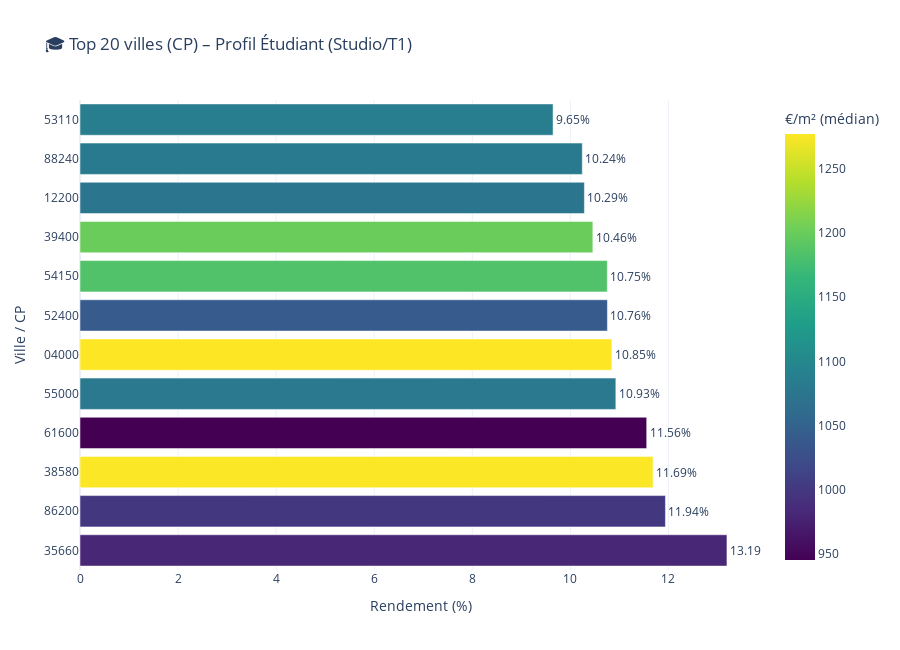
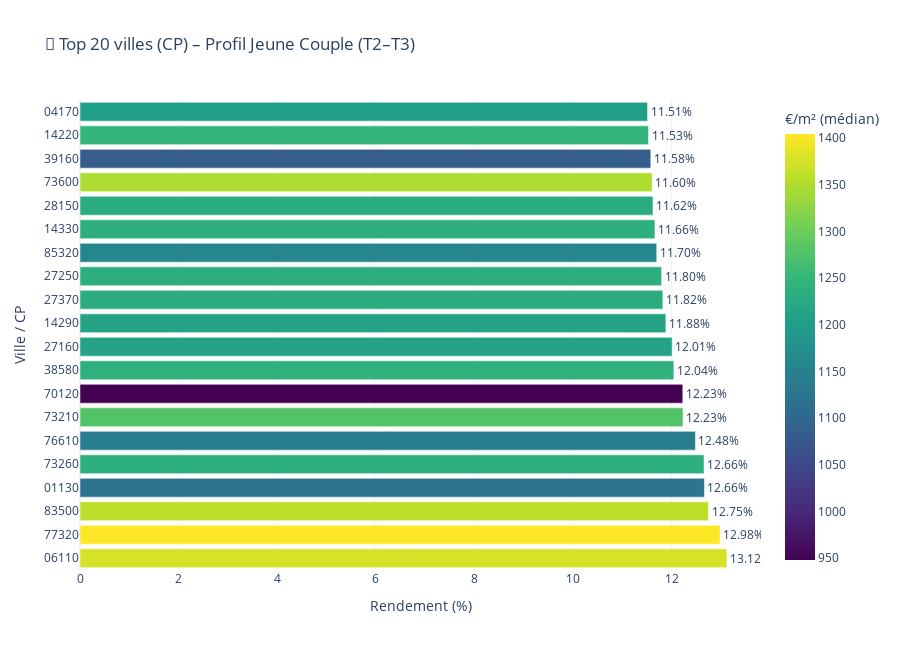

The notebook cell saved with these charts, in order:
### Markdown cell above
###  Déclinaison par typologie (profil Sara)
Deux sous-profils :  
- **Étudiant (Studio/T1)** : `nombre_pieces_principales` ∈ {1}  
- **Jeune couple (T2–T3)** : `nombre_pieces_principales` ∈ {2,3}

### Code cell
# Sous-ensembles typologiques
etudiant = df_rend[df_rend["nombre_pieces_principales"] == 1].copy()
jeune_couple = df_rend[df_rend["nombre_pieces_principales"].isin([2,3])].copy()

def agg_cp(df, seuil=SEUIL_VENTES):
    vr = (df.groupby(["CodePostal","Département"])
            .agg(prix_m2_median=("prix_m2","median"),
                 rendement_median=("rendement_brut","median"),
                 nb_ventes=("prix_m2","size"))
            .reset_index())
    return vr[vr["nb_ventes"] >= seuil].copy()

ville_etud = agg_cp(etudiant)
ville_couple = agg_cp(jeune_couple)

def plot_top(vr, titre):
    if vr.empty:
        print("Pas de données suffisantes pour cette typologie.")
        return
    top = vr.sort_values("rendement_median", ascending=False).head(20).reset_index(drop=True)
    fig = px.bar(
        top, x="rendement_median", y="CodePostal",
        orientation="h",
        color="prix_m2_median", color_continuous_scale="Viridis",
        text="rendement_median",
        title=titre,
        labels={"rendement_median":"Rendement médian (%)",
                "prix_m2_median":"Prix médian au m² (€)",
                "CodePostal":"Code postal"}
    )
    fig.update_traces(texttemplate="%{text:.2f}%", textposition="outside")
    fig.update_layout(template="plotly_white", height=650,
                      xaxis_title="Rendement (%)", yaxis_title="Ville / CP",
                      coloraxis_colorbar_title="€/m² (médian)")
    fig.show()

plot_top(ville_etud, "🎓 Top 20 villes (CP) – Profil Étudiant (Studio/T1)")
plot_top(ville_couple, "👫 Top 20 villes (CP) – Profil Jeune Couple (T2–T3)")

### Figure 1 — Plotly figure (JSON) as saved in the notebook; plotly's stock layout.template omitted (floating-point values rounded to 4 significant figures)
{"data": [{"hovertemplate": "Rendement médian (%)=%{text}<br>Code postal=%{y}<br>Prix médian au m² (€)=%{marker.color}<extra></extra>", "legendgroup": "", "marker": {"color": [980.8, 1000.0, 1276.0, 945.2, 1080.0, 1277.0, 1041.0, 1185.0, 1200.0, 1076.0, 1081.0, 1088.0], "coloraxis": "coloraxis", "pattern": {"shape": ""}}, "name": "", "orientation": "h", "showlegend": false, "text": [13.19, 11.94, 11.69, 11.56, 10.93, 10.85, 10.76, 10.75, 10.46, 10.29, 10.24, 9.648], "textposition": "outside", "texttemplate": "%{text:.2f}%", "type": "bar", "x": [13.19, 11.94, 11.69, 11.56, 10.93, 10.85, 10.76, 10.75, 10.46, 10.29, 10.24, 9.648], "xaxis": "x", "y": ["35660", "86200", "38580", "61600", "55000", "04000", "52400", "54150", "39400", "12200", "88240", "53110"], "yaxis": "y"}], "layout": {"barmode": "relative", "coloraxis": {"colorbar": {"title": {"text": "€/m² (médian)"}}, "colorscale": [[0, "#440154"], [0.1111, "#482878"], [0.2222, "#3e4989"], [0.3333, "#31688e"], [0.4444, "#26828e"], [0.5556, "#1f9e89"], [0.6667, "#35b779"], [0.7778, "#6ece58"], [0.8889, "#b5de2b"], [1, "#fde725"]]}, "height": 650, "legend": {"tracegroupgap": 0}, "title": {"text": "🎓 Top 20 villes (CP) – Profil Étudiant (Studio/T1)"}, "xaxis": {"anchor": "y", "domain": [0, 1], "title": {"text": "Rendement (%)"}}, "yaxis": {"anchor": "x", "domain": [0, 1], "title": {"text": "Ville / CP"}}}}

### Figure 2 — Plotly figure (JSON) as saved in the notebook; plotly's stock layout.template omitted (floating-point values rounded to 4 significant figures)
{"data": [{"hovertemplate": "Rendement médian (%)=%{text}<br>Code postal=%{y}<br>Prix médian au m² (€)=%{marker.color}<extra></extra>", "legendgroup": "", "marker": {"color": [1377.0, 1405.0, 1358.0, 1125.0, 1237.0, 1143.0, 1279.0, 948.1, 1239.0, 1212.0, 1213.0, 1232.0, 1235.0, 1160.0, 1236.0, 1230.0, 1348.0, 1084.0, 1250.0, 1204.0], "coloraxis": "coloraxis", "pattern": {"shape": ""}}, "name": "", "orientation": "h", "showlegend": false, "text": [13.12, 12.98, 12.75, 12.66, 12.66, 12.48, 12.23, 12.23, 12.04, 12.01, 11.88, 11.82, 11.8, 11.7, 11.66, 11.62, 11.6, 11.58, 11.53, 11.51], "textposition": "outside", "texttemplate": "%{text:.2f}%", "type": "bar", "x": [13.12, 12.98, 12.75, 12.66, 12.66, 12.48, 12.23, 12.23, 12.04, 12.01, 11.88, 11.82, 11.8, 11.7, 11.66, 11.62, 11.6, 11.58, 11.53, 11.51], "xaxis": "x", "y": ["06110", "77320", "83500", "01130", "73260", "76610", "73210", "70120", "38580", "27160", "14290", "27370", "27250", "85320", "14330", "28150", "73600", "39160", "14220", "04170"], "yaxis": "y"}], "layout": {"barmode": "relative", "coloraxis": {"colorbar": {"title": {"text": "€/m² (médian)"}}, "colorscale": [[0, "#440154"], [0.1111, "#482878"], [0.2222, "#3e4989"], [0.3333, "#31688e"], [0.4444, "#26828e"], [0.5556, "#1f9e89"], [0.6667, "#35b779"], [0.7778, "#6ece58"], [0.8889, "#b5de2b"], [1, "#fde725"]]}, "height": 650, "legend": {"tracegroupgap": 0}, "title": {"text": "👫 Top 20 villes (CP) – Profil Jeune Couple (T2–T3)"}, "xaxis": {"anchor": "y", "domain": [0, 1], "title": {"text": "Rendement (%)"}}, "yaxis": {"anchor": "x", "domain": [0, 1], "title": {"text": "Ville / CP"}}}}
